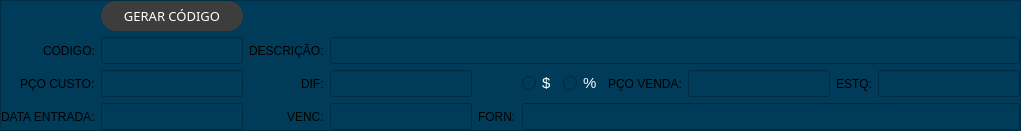
                           <widget class="QFrame" name="frame">
                            <property name="styleSheet">
                             <string notr="true">background-color: rgb(0, 59, 89);</string>
                            </property>
                            <property name="frameShape">
                             <enum>QFrame::StyledPanel</enum>
                            </property>
                            <property name="frameShadow">
                             <enum>QFrame::Raised</enum>
                            </property>
                            <layout class="QGridLayout" name="gridLayout">
                             <property name="leftMargin">
                              <number>0</number>
                             </property>
                             <property name="topMargin">
                              <number>0</number>
                             </property>
                             <property name="rightMargin">
                              <number>0</number>
                             </property>
                             <property name="bottomMargin">
                              <number>0</number>
                             </property>
                             <item row="3" column="4">
                              <widget class="QLabel" name="label_58">
                               <property name="text">
                                <string>FORN:</string>
                               </property>
                              </widget>
                             </item>
                             <item row="2" column="7">
                              <widget class="QLabel" name="label_59">
                               <property name="text">
                                <string>PÇO VENDA:</string>
                               </property>
                              </widget>
                             </item>
                             <item row="0" column="1">
                              <widget class="QPushButton" name="btn02_gerarcodigo">
                               <property name="minimumSize">
                                <size>
                                 <width>0</width>
                                 <height>30</height>
                                </size>
                               </property>
                               <property name="font">
                                <font>
                                 <family>Arial Black</family>
                                 <pointsize>10</pointsize>
                                 <weight>9</weight>
                                 <italic>false</italic>
                                 <bold>false</bold>
                                </font>
                               </property>
                               <property name="cursor">
                                <cursorShape>PointingHandCursor</cursorShape>
                               </property>
                               <property name="styleSheet">
                                <string notr="true">QFrame{
background-color: rgb(61, 61, 61);
}
QLabel{
font: 87 12pt &quot;Arial Black&quot;;
background-color: #000000ff;
color: rgb(0, 111, 167);

}
QLineEdit{
border: 0px;
color: rgb(255, 255, 255);
border-bottom: 2px solid  rgb(0, 111, 167);
font: 75 12pt &quot;Times New Roman&quot;;
}
QPushButton{
background-color: rgb(61, 61, 61);
border-radius: 15px;
color: rgb(255, 255, 255);
font: 77 10pt &quot;Arial Black&quot;;
}
QPushButton:hover{
background-color: rgb(0, 111, 167);
border-radius: 15px;
color: rgb(0, 0, 0);
font: 77 10pt &quot;Arial Black&quot;;
}
QTableWidget{
background-color: rgb(255, 255, 255);
color: rgb(0, 0, 0);
gridline-color: rgb(0, 111, 167);
font-size: 12pt;
color: #000000;
}
QHeaderView::section{
background-color: rgb(0, 111, 167);
border: 1px solid rgb(0, 0, 0);
font-size:12pt;
}
QTableWidget QTableCornerButton::section{
background-color: rgb(0, 0, 0);
border: 1px solid rgb(0,111, 167);
}</string>
                               </property>
                               <property name="text">
                                <string>GERAR CÓDIGO</string>
                               </property>
                              </widget>
                             </item>
                             <item row="1" column="1">
                              <widget class="QLineEdit" name="txt02_codigo">
                               <property name="maximumSize">
                                <size>
                                 <width>200</width>
                                 <height>16777215</height>
                                </size>
                               </property>
                               <property name="font">
                                <font>
                                 <family>Times New Roman</family>
                                 <pointsize>12</pointsize>
                                 <weight>3</weight>
                                 <italic>false</italic>
                                 <bold>false</bold>
                                </font>
                               </property>
                               <property name="mouseTracking">
                                <bool>false</bool>
                               </property>
                               <property name="tabletTracking">
                                <bool>true</bool>
                               </property>
                               <property name="focusPolicy">
                                <enum>Qt::ClickFocus</enum>
                               </property>
                               <property name="acceptDrops">
                                <bool>true</bool>
                               </property>
                               <property name="styleSheet">
                                <string notr="true"/>
                               </property>
                               <property name="alignment">
                                <set>Qt::AlignCenter</set>
                               </property>
                               <property name="placeholderText">
                                <string/>
                               </property>
                               <property name="clearButtonEnabled">
                                <bool>false</bool>
                               </property>
                              </widget>
                             </item>
                             <item row="1" column="3" colspan="8">
                              <widget class="QLineEdit" name="txt02_descricao">
                               <property name="font">
                                <font>
                                 <family>Times New Roman</family>
                                 <pointsize>12</pointsize>
                                 <weight>3</weight>
                                 <italic>false</italic>
                                 <bold>false</bold>
                                </font>
                               </property>
                               <property name="styleSheet">
                                <string notr="true"/>
                               </property>
                               <property name="placeholderText">
                                <string/>
                               </property>
                              </widget>
                             </item>
                             <item row="2" column="3">
                              <widget class="QLineEdit" name="txt02_diferenca">
                               <property name="sizePolicy">
                                <sizepolicy hsizetype="Fixed" vsizetype="Fixed">
                                 <horstretch>0</horstretch>
                                 <verstretch>0</verstretch>
                                </sizepolicy>
                               </property>
                               <property name="font">
                                <font>
                                 <family>Times New Roman</family>
                                 <pointsize>12</pointsize>
                                 <weight>3</weight>
                                 <italic>false</italic>
                                 <bold>false</bold>
                                </font>
                               </property>
                               <property name="styleSheet">
                                <string notr="true"/>
                               </property>
                               <property name="placeholderText">
                                <string/>
                               </property>
                              </widget>
                             </item>
                             <item row="2" column="5">
                              <widget class="QRadioButton" name="rb02_real">
                               <property name="font">
                                <font>
                                 <pointsize>11</pointsize>
                                </font>
                               </property>
                               <property name="styleSheet">
                                <string notr="true">color: rgb(255, 255, 255);</string>
                               </property>
                               <property name="text">
                                <string>$</string>
                               </property>
                              </widget>
                             </item>
                             <item row="2" column="1">
                              <widget class="QLineEdit" name="txt02_prccusto">
                               <property name="sizePolicy">
                                <sizepolicy hsizetype="Expanding" vsizetype="Fixed">
                                 <horstretch>0</horstretch>
                                 <verstretch>0</verstretch>
                                </sizepolicy>
                               </property>
                               <property name="maximumSize">
                                <size>
                                 <width>200</width>
                                 <height>16777215</height>
                                </size>
                               </property>
                               <property name="font">
                                <font>
                                 <family>Times New Roman</family>
                                 <pointsize>12</pointsize>
                                 <weight>3</weight>
                                 <italic>false</italic>
                                 <bold>false</bold>
                                </font>
                               </property>
                               <property name="styleSheet">
                                <string notr="true"/>
                               </property>
                               <property name="placeholderText">
                                <string/>
                               </property>
                              </widget>
                             </item>
                             <item row="3" column="1">
                              <widget class="QLineEdit" name="txt02_dataentrada">
                               <property name="sizePolicy">
                                <sizepolicy hsizetype="Expanding" vsizetype="Fixed">
                                 <horstretch>0</horstretch>
                                 <verstretch>0</verstretch>
                                </sizepolicy>
                               </property>
                               <property name="maximumSize">
                                <size>
                                 <width>200</width>
                                 <height>16777215</height>
                                </size>
                               </property>
                               <property name="font">
                                <font>
                                 <family>Times New Roman</family>
                                 <pointsize>12</pointsize>
                                 <weight>3</weight>
                                 <italic>false</italic>
                                 <bold>false</bold>
                                </font>
                               </property>
                               <property name="styleSheet">
                                <string notr="true"/>
                               </property>
                               <property name="placeholderText">
                                <string/>
                               </property>
                              </widget>
                             </item>
                             <item row="2" column="6">
                              <widget class="QRadioButton" name="rb02_porcento">
                               <property name="font">
                                <font>
                                 <pointsize>11</pointsize>
                                </font>
                               </property>
                               <property name="styleSheet">
                                <string notr="true">color: rgb(255, 255, 255);
</string>
                               </property>
                               <property name="text">
                                <string>%</string>
                               </property>
                              </widget>
                             </item>
                             <item row="2" column="8">
                              <widget class="QLineEdit" name="txt02_prcvenda">
                               <property name="sizePolicy">
                                <sizepolicy hsizetype="Fixed" vsizetype="Fixed">
                                 <horstretch>0</horstretch>
                                 <verstretch>0</verstretch>
                                </sizepolicy>
                               </property>
                               <property name="font">
                                <font>
                                 <family>Times New Roman</family>
                                 <pointsize>12</pointsize>
                                 <weight>3</weight>
                                 <italic>false</italic>
                                 <bold>false</bold>
                                </font>
                               </property>
                               <property name="styleSheet">
                                <string notr="true"/>
                               </property>
                               <property name="placeholderText">
                                <string/>
                               </property>
                              </widget>
                             </item>
                             <item row="2" column="10">
                              <widget class="QLineEdit" name="txt02_estoque">
                               <property name="font">
                                <font>
                                 <family>Times New Roman</family>
                                 <pointsize>12</pointsize>
                                 <weight>3</weight>
                                 <italic>false</italic>
                                 <bold>false</bold>
                                </font>
                               </property>
                               <property name="styleSheet">
                                <string notr="true"/>
                               </property>
                               <property name="placeholderText">
                                <string/>
                               </property>
                              </widget>
                             </item>
                             <item row="3" column="5" colspan="6">
                              <widget class="QLineEdit" name="txt02_fornecedor">
                               <property name="font">
                                <font>
                                 <family>Times New Roman</family>
                                 <pointsize>12</pointsize>
                                 <weight>3</weight>
                                 <italic>false</italic>
                                 <bold>false</bold>
                                </font>
                               </property>
                               <property name="styleSheet">
                                <string notr="true"/>
                               </property>
                               <property name="placeholderText">
                                <string/>
                               </property>
                              </widget>
                             </item>
                             <item row="3" column="3">
                              <widget class="QLineEdit" name="txt02_datavencimento">
                               <property name="sizePolicy">
                                <sizepolicy hsizetype="Fixed" vsizetype="Fixed">
                                 <horstretch>0</horstretch>
                                 <verstretch>0</verstretch>
                                </sizepolicy>
                               </property>
                               <property name="font">
                                <font>
                                 <family>Times New Roman</family>
                                 <pointsize>12</pointsize>
                                 <weight>3</weight>
                                 <italic>false</italic>
                                 <bold>false</bold>
                                </font>
                               </property>
                               <property name="styleSheet">
                                <string notr="true"/>
                               </property>
                               <property name="placeholderText">
                                <string/>
                               </property>
                              </widget>
                             </item>
                             <item row="2" column="0" alignment="Qt::AlignRight">
                              <widget class="QLabel" name="label_53">
                               <property name="text">
                                <string>PÇO CUSTO:</string>
                               </property>
                              </widget>
                             </item>
                             <item row="1" column="0" alignment="Qt::AlignRight">
                              <widget class="QLabel" name="label_52">
                               <property name="text">
                                <string>CODIGO:</string>
                               </property>
                              </widget>
                             </item>
                             <item row="2" column="2" alignment="Qt::AlignRight">
                              <widget class="QLabel" name="label_55">
                               <property name="text">
                                <string>DIF:</string>
                               </property>
                              </widget>
                             </item>
                             <item row="3" column="0" alignment="Qt::AlignRight">
                              <widget class="QLabel" name="label_54">
                               <property name="text">
                                <string>DATA ENTRADA:</string>
                               </property>
                              </widget>
                             </item>
                             <item row="3" column="2" alignment="Qt::AlignRight">
                              <widget class="QLabel" name="label_57">
                               <property name="text">
                                <string>VENC:</string>
                               </property>
                              </widget>
                             </item>
                             <item row="1" column="2">
                              <widget class="QLabel" name="label_56">
                               <property name="text">
                                <string>DESCRIÇÃO:</string>
                               </property>
                              </widget>
                             </item>
                             <item row="2" column="9">
                              <widget class="QLabel" name="label_60">
                               <property name="text">
                                <string>ESTQ:</string>
                               </property>
                              </widget>
                             </item>
                            </layout>
                           </widget>
